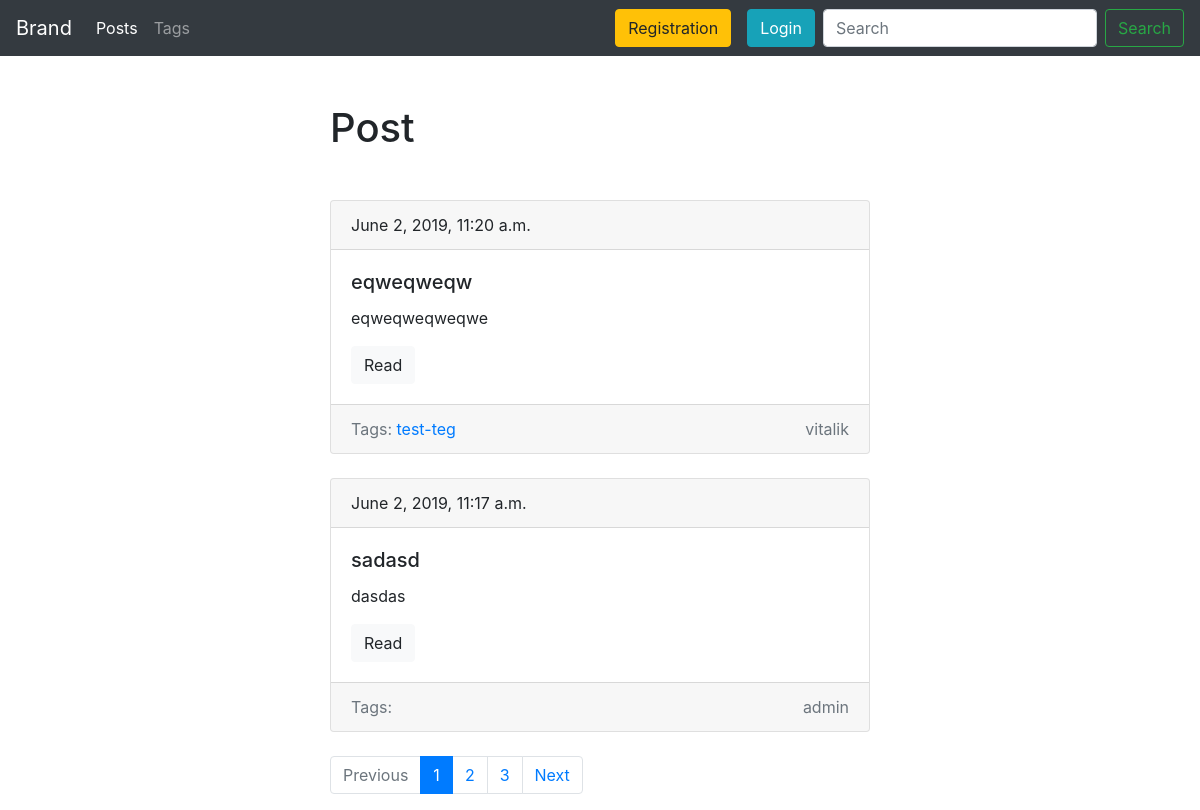
The page /blog/ on the database as committed earlier.
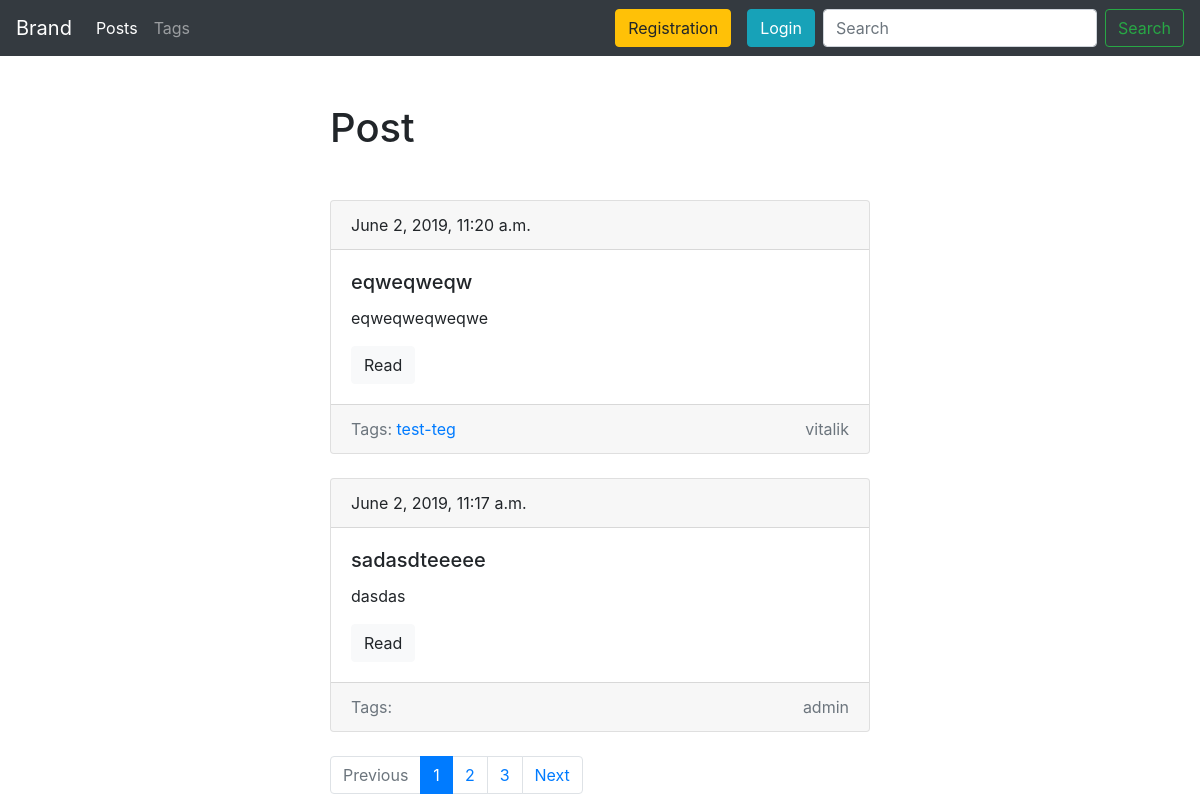
The same page on the database as committed later.
### blog/models.py (models this page shows, shortened)
class Post(models.Model):
    id = models.AutoField(auto_created=True, primary_key=True, serialize=False, verbose_name='ID')
    title = models.CharField(max_length=50, db_index=True)
    slug = models.SlugField(max_length=50, blank=True, unique=True)
    body = models.TextField(blank=True, db_index=True)
    tags = models.ManyToManyField('Tag', blank=True, related_name='posts')
    date_pub = models.DateTimeField(auto_now_add=True)
    author = models.ForeignKey(User, on_delete=models.CASCADE, default=User)
    def get_absolute_url(self):
        return reverse("post_detail_url", kwargs={"slug": self.slug})
    class Meta:
        ordering = ['-date_pub']

### blog/views.py (the view)
# urls.py: path('', posts_list, name='posts_list_url'),
def posts_list(request):
    search_query = request.GET.get('search', '')
    if search_query:
        posts = Post.objects.filter(Q(title__icontains=search_query) | Q(body__icontains=search_query))
    else:
        posts = Post.objects.all()
    paginator = Paginator(posts, 2)
    page_number = request.GET.get('page', 1)
    page = paginator.get_page(page_number)
    is_paginated = page.has_other_pages()
    if page.has_previous():
        prev_url = '?page={}'.format(page.previous_page_number())
    else:
        prev_url = ''
    if page.has_next():
        next_url = '?page={}'.format(page.next_page_number())
    else:
        next_url = ''
    context = {
        'page_object': page,
        'is_paginated': is_paginated,
        'next_url': next_url,
        'prev_url': prev_url
    }
    return render(request, 'blog/index.html', context=context)

### blog/models.py (called while the page is built)
    def get_absolute_url(self):
        return reverse("tag_detail_url", kwargs={"slug": self.slug})

### blog/templates/blog/index.html (shortened to what this page needs)
{% extends 'blog/base_blog.html' %}
{% block content %}
    <h1 class="mb-5">Post</h1>
    {% for post in page_object.object_list %}
        {% include 'blog/includes/post_cart_template.html' %}
    {% endfor %}
{% endblock %}

### blog/templates/blog/includes/post_cart_template.html
<div class="card mb-4">
    <div class="card-header">
        {{ post.date_pub }}
    </div>
    <div class="card-body">
        <h5 class="card-title">{{ post.title }}</h5>
        <p class="card-text">{{ post.body|truncatewords:15 }}</p>
        <a href="{{ post.get_absolute_url }}" class="btn btn-light">Read</a>
    </div>
    <div class="card-footer text-muted">
        <div class="row">
            <div class="col-md-8">
                Tags:
                {% for tag in post.tags.all %}
                    <a href="{{tag.get_absolute_url}}">{{tag.title}}</a>
                {% endfor %}
            </div>
            <div class="col-md-4 text-right">{{ post.author }}</div>
        </div>
    </div>
</div>

Rows that differ between the two databases and show on the page:
changed Post "dasdas": title "sadasd" → "sadasdteeeee"
